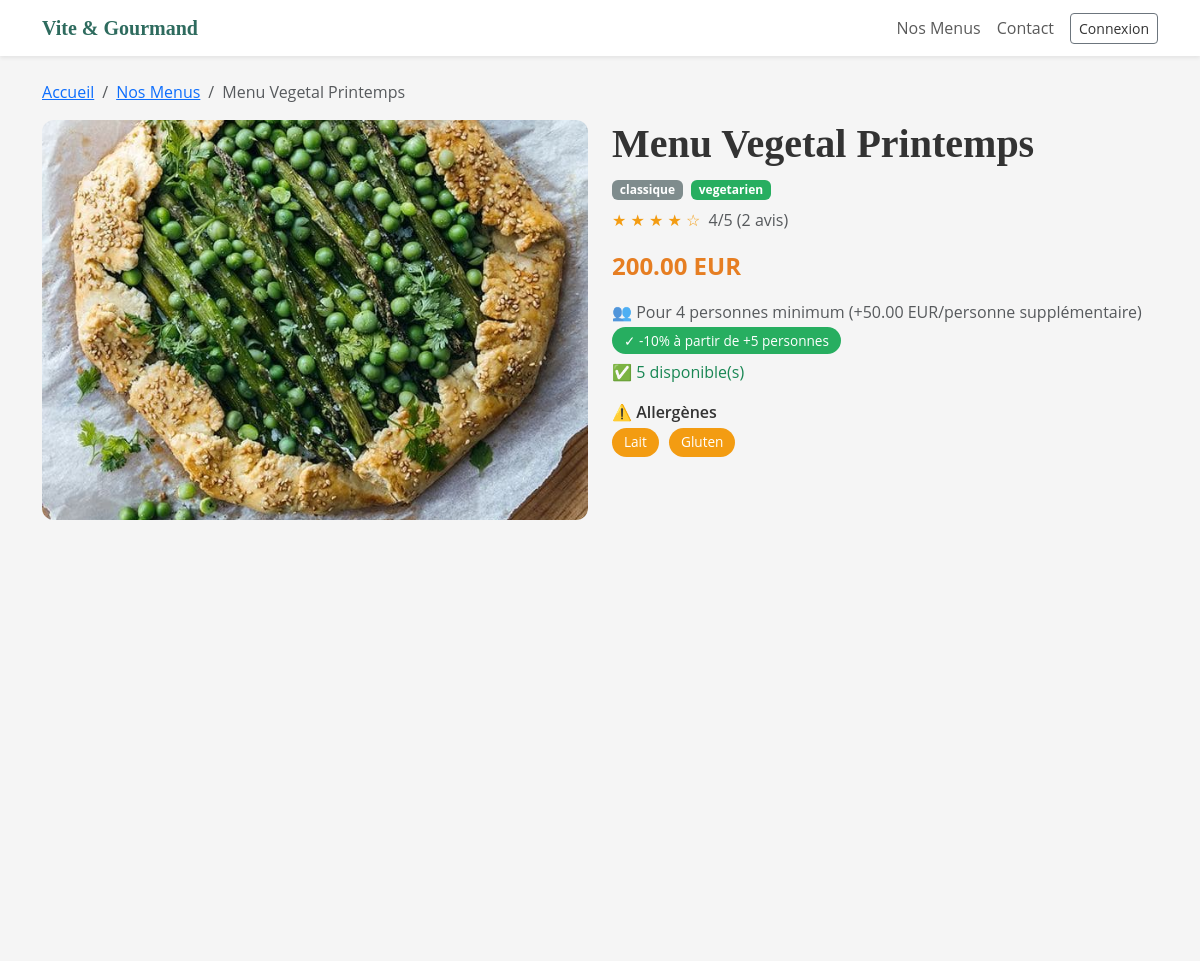
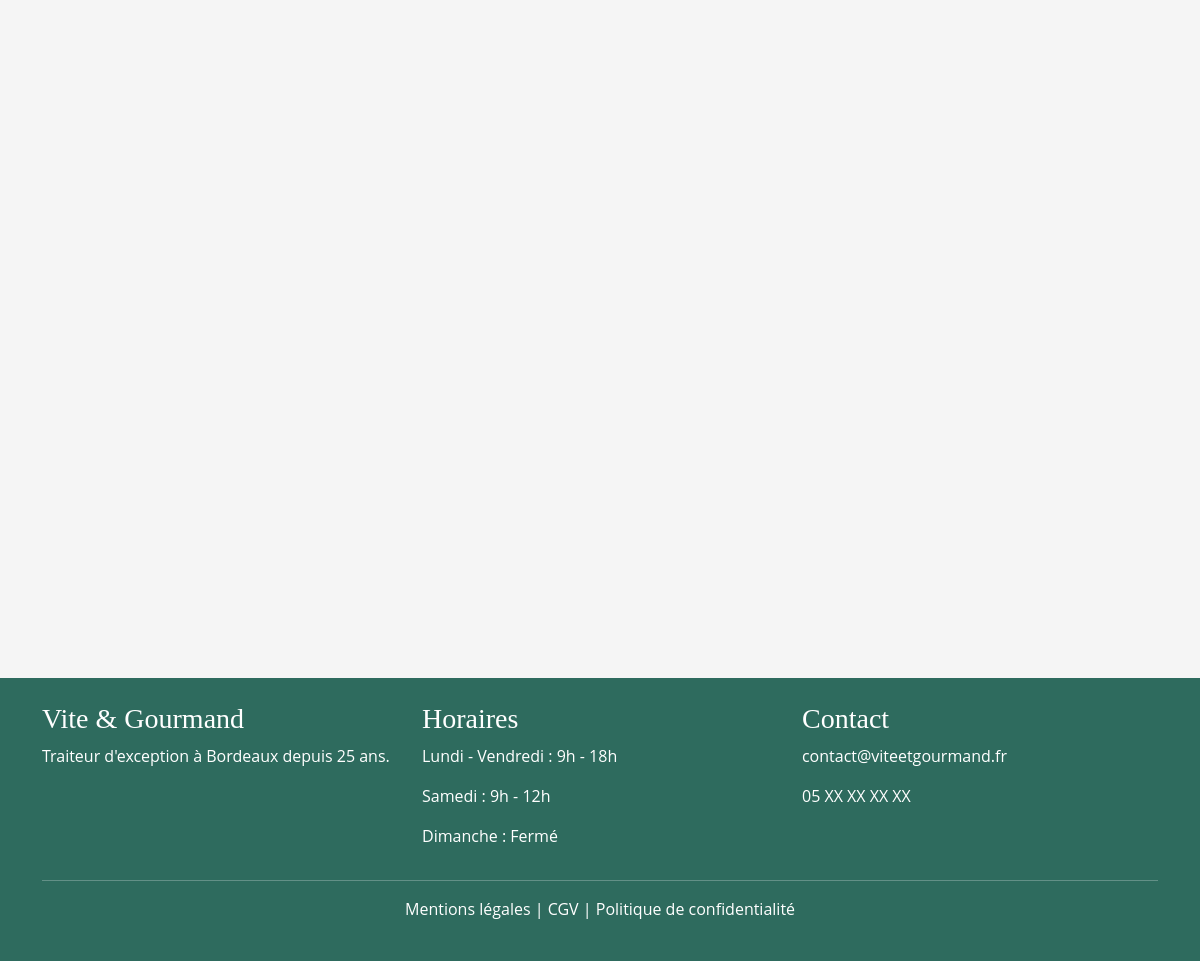
The page /menus/detail?id=3 on the database its author committed (2 pictures, top to bottom).
### tables this page shows
CREATE TABLE `menus` (
  `id` int NOT NULL AUTO_INCREMENT,
  `titre` varchar(255) NOT NULL,
  `description` text,
  `theme` enum('Noel','Paques','classique','evenement') NOT NULL,
  `regime` enum('vegetarien','vegan','classique') NOT NULL,
  `nb_personnes_min` int NOT NULL,
  `prix_base` decimal(10,2) NOT NULL,
  `stock` int DEFAULT '0',
  `actif` tinyint(1) DEFAULT '1',
  `created_at` datetime DEFAULT CURRENT_TIMESTAMP,
  `image` varchar(255) DEFAULT NULL,
  PRIMARY KEY (`id`)
);

### controllers/MenusController.php (called while the page is built, shortened)
<?php
require_once 'models/MenuModel.php';
class MenusController {
    private $menuModel;
    public function __construct() {
        $this->menuModel = new MenuModel();
    }
    public function detail() {
        $id = $_GET['id'] ?? null;
        $menu = $this->menuModel->getById($id);
        $plats  = $this->menuModel->getPlatsById($id);
        $avis   = $this->menuModel->getAvisById($id);
        require_once 'views/menus/detail.php';
    }
}

### models/MenuModel.php (called while the page is built, shortened)
<?php
require_once 'config/database.php';
class MenuModel {
    private $db;
    public function __construct() {
        $database = new Database();
        $this->db = $database->connect();
    }
    public function getById($id) {
        $sql = "SELECT * FROM menus WHERE id = :id";
        $stmt = $this->db->prepare($sql);
        $stmt->execute([':id' => $id]);
        return $stmt->fetch(PDO::FETCH_ASSOC);
    }
    public function getPlatsById($menu_id) {
        $sql = "SELECT * FROM plats WHERE menu_id = :menu_id ORDER BY FIELD(type, 'entree', 'plat', 'dessert')";
        $stmt = $this->db->prepare($sql);
        $stmt->execute([':menu_id' => $menu_id]);
        return $stmt->fetchAll(PDO::FETCH_ASSOC);
    }
    public function getAvisById($menu_id) {
        $sql = "SELECT a.*, u.nom, u.prenom
                FROM avis a
                JOIN commandes c ON a.commande_id = c.id
                JOIN utilisateurs u ON a.utilisateur_id = u.id
                WHERE c.menu_id = :menu_id AND a.valide = 1
                ORDER BY a.id DESC";
        $stmt = $this->db->prepare($sql);
        $stmt->execute([':menu_id' => $menu_id]);
        return $stmt->fetchAll(PDO::FETCH_ASSOC);
    }
}

### config/database.php (called while the page is built)
<?php
class Database {
    private $host;
    private $dbname;
    private $username;
    private $password;
    private $port;
    private static $pdo = null;
    public function __construct() {
        $this->host = $_ENV['DB_HOST'] ?? 'mysql';
        $this->dbname = $_ENV['DB_NAME'] ?? 'vite_gourmand';
        $this->username = $_ENV['DB_USER'] ?? 'root';
        $this->password = $_ENV['DB_PASS'] ?? 'root';
        $this->port = $_ENV['DB_PORT'] ?? '3306';
    }
    public function connect() {
        if (self::$pdo === null) {
            try {
                self::$pdo = new PDO(
                    "mysql:host={$this->host};port={$this->port};dbname={$this->dbname};charset=utf8mb4",
                    $this->username,
                    $this->password,
                    [
                        PDO::ATTR_ERRMODE => PDO::ERRMODE_EXCEPTION,
                        PDO::ATTR_PERSISTENT => false
                    ]
                );
            } catch (PDOException $e) {
                die("Erreur de connexion : " . $e->getMessage());
            }
        }
        return self::$pdo;
    }
}

### views/menus/detail.php (the view, shortened to what this page needs)
<?php require_once 'views/layouts/header.php'; ?>
<div class="container mt-4 mb-5">
    <nav aria-label="breadcrumb">
        <ol class="breadcrumb">
            <li class="breadcrumb-item"><a href="/">Accueil</a></li>
            <li class="breadcrumb-item"><a href="/menus">Nos Menus</a></li>
            <li class="breadcrumb-item active"><?= htmlspecialchars($menu['titre']) ?></li>
        </ol>
    </nav>
    <div class="row">
        <div class="col-md-6">
            <?php
                $touteImages = [];
                if (!empty($menu['image'])) $touteImages[] = $menu['image'];
                $touteImages = array_unique($touteImages);
            ?>
            <?php if (count($touteImages) > 1): ?>
                <div id="carouselMenu" class="carousel slide" data-bs-ride="carousel">
                    <div class="carousel-indicators">
                        <?php foreach ($touteImages as $i => $img): ?>
                            <button type="button" data-bs-target="#carouselMenu" data-bs-slide-to="<?= $i ?>"
                                    <?= $i === 0 ? 'class="active"' : '' ?>></button>
                        <?php endforeach; ?>
                    </div>
                    <div class="carousel-inner" style="border-radius:12px;">
                        <?php foreach ($touteImages as $i => $img): ?>
                            <div class="carousel-item <?= $i === 0 ? 'active' : '' ?>">
                                <img src="<?= htmlspecialchars($img) ?>"
                                     alt="Photo du menu <?= $i + 1 ?>"
                                     class="detail-image">
                            </div>
                        <?php endforeach; ?>
                    </div>
                    <button class="carousel-control-prev" type="button" data-bs-target="#carouselMenu" data-bs-slide="prev">
                        <span class="carousel-control-prev-icon"></span>
                    </button>
                    <button class="carousel-control-next" type="button" data-bs-target="#carouselMenu" data-bs-slide="next">
                        <span class="carousel-control-next-icon"></span>
                    </button>
                </div>
            <?php else: ?>
                <img src="<?= htmlspecialchars($touteImages[0]) ?>"
                     alt="Photo du <?= htmlspecialchars($menu['titre']) ?>"
                     class="detail-image">
            <?php endif; ?>
        </div>
        <div class="col-md-6">
            <h1 class="fw-bold"><?= htmlspecialchars($menu['titre']) ?></h1>
            <?php
                $theme = strtolower($menu['theme'] ?? 'classique');
                $badgeTheme = match($theme) {
                    'noel'      => 'badge-noel',
                    'paques'    => 'badge-paques',
                    'evenement' => 'badge-evenement',
                    default     => 'badge-classique',
                };
                $regime = strtolower($menu['regime'] ?? 'classique');
                $badgeRegime = match($regime) {
                    'vegetarien' => 'badge-vegetarien',
                    'vegan'      => 'badge-vegan',
                    default      => 'badge-classique',
                };
            ?>
            <span class="badge <?= $badgeTheme ?> me-1"><?= htmlspecialchars($menu['theme']) ?></span>
            <span class="badge <?= $badgeRegime ?> me-1"><?= htmlspecialchars($menu['regime']) ?></span>
            <?php if (!empty($avis)): ?>
                <?php
                    $totalNote   = array_sum(array_column($avis, 'note'));
                    $nbAvis      = count($avis);
                    $moyenneNote = $nbAvis > 0 ? round($totalNote / $nbAvis, 1) : 0;
                ?>
                <div class="mt-2">
                    <span class="stars">
                        <?php for ($i = 1; $i <= 5; $i++): ?>
                            <?= $i <= $moyenneNote ? '★' : '☆' ?>
                        <?php endfor; ?>
                    </span>
                    <span class="text-muted ms-1"><?= $moyenneNote ?>/5 (<?= $nbAvis ?> avis)</span>
                </div>
            <?php else: ?>
                <div class="mt-2 text-muted small">Aucun avis pour ce menu</div>
            <?php endif; ?>
            <p class="prix-color mt-3"><?= number_format($menu['prix_base'], 2) ?> EUR</p>
            <p class="text-muted mb-1">
                👥 Pour <?= $menu['nb_personnes_min'] ?> personnes minimum
                (+<?= number_format($menu['prix_base'] / $menu['nb_personnes_min'], 2) ?> EUR/personne supplémentaire)
            </p>
            <span class="badge-reduction">✓ -10% à partir de +5 personnes</span>
            <?php if (isset($menu['stock'])): ?>
                <p class="mt-2 <?= $menu['stock'] > 0 ? 'text-success' : 'text-danger' ?>">
                    <?= $menu['stock'] > 0 ? '✅ ' . $menu['stock'] . ' disponible(s)' : '❌ Stock épuisé' ?>
                </p>
            <?php endif; ?>
            <?php if (!empty($plats)): ?>
                <?php
                    $tousAllergenes = [];
                    foreach ($plats as $plat) {
                        if (!empty($plat['allergenes']) && strtolower(trim($plat['allergenes'])) !== 'aucun') {
                            $al = array_map('trim', explode(',', $plat['allergenes']));
                            $tousAllergenes = array_unique(array_merge($tousAllergenes, $al));
                        }
                    }
                ?>
                <?php if (!empty($tousAllergenes)): ?>
                    <div class="mt-3">
                        <p class="fw-semibold mb-1">⚠️ Allergènes</p>
                        <?php foreach ($tousAllergenes as $al): ?>
                            <span class="badge-allergene"><?= htmlspecialchars($al) ?></span>
                        <?php endforeach; ?>
                    </div>
                <?php endif; ?>
            <?php endif; ?>
        </div>
    </div>
</div>
<?php require_once 'views/layouts/footer.php'; ?>

### assets/css/style.css (style rules this page uses)
:root { --color-primary: #5DA99A; --color-primary-dark: #2E6B5E; --color-secondary: #FF8F00; --color-text: #333333; --color-bg-light: #F5F5F5; }
body { font-family: 'Open Sans', sans-serif; color: var(--color-text); background-color: var(--color-bg-light); }
h1, h2, h3, h4, h5 { font-family: 'Playfair Display', serif; }
.badge-classique { background-color: #e67e22; color: white; }

### views/menus/detail.php (style rules this page uses)
.badge-classique { background-color: #7f8c8d; color: white; }
.badge-vegetarien { background-color: #27ae60; color: white; }
.detail-image { width: 100%; height: 400px; object-fit: cover; border-radius: 12px; }
.prix-color { color: #e67e22; font-weight: bold; font-size: 1.5rem; }
.badge-allergene { background-color: #f39c12; color: white; border-radius: 20px; padding: 4px 12px; font-size: 0.85rem; margin-right: 6px; display: inline-block; margin-bottom: 4px; }
.stars { color: #f39c12; }
.badge-reduction { background-color: #27ae60; color: white; border-radius: 20px; padding: 4px 12px; font-size: 0.85rem; }

### rows shown on the page
menus: titre "Menu Vegetal Printemps", theme "classique", regime "vegetarien", prix_base "200.00", nb_personnes_min "4", $menu['prix_base'] / $menu['nb_personnes_min'] "50.00", stock "5"

### other values the page prints
$moyenneNote "4"
$nbAvis "2"
$al "Lait"
$al "Gluten"
